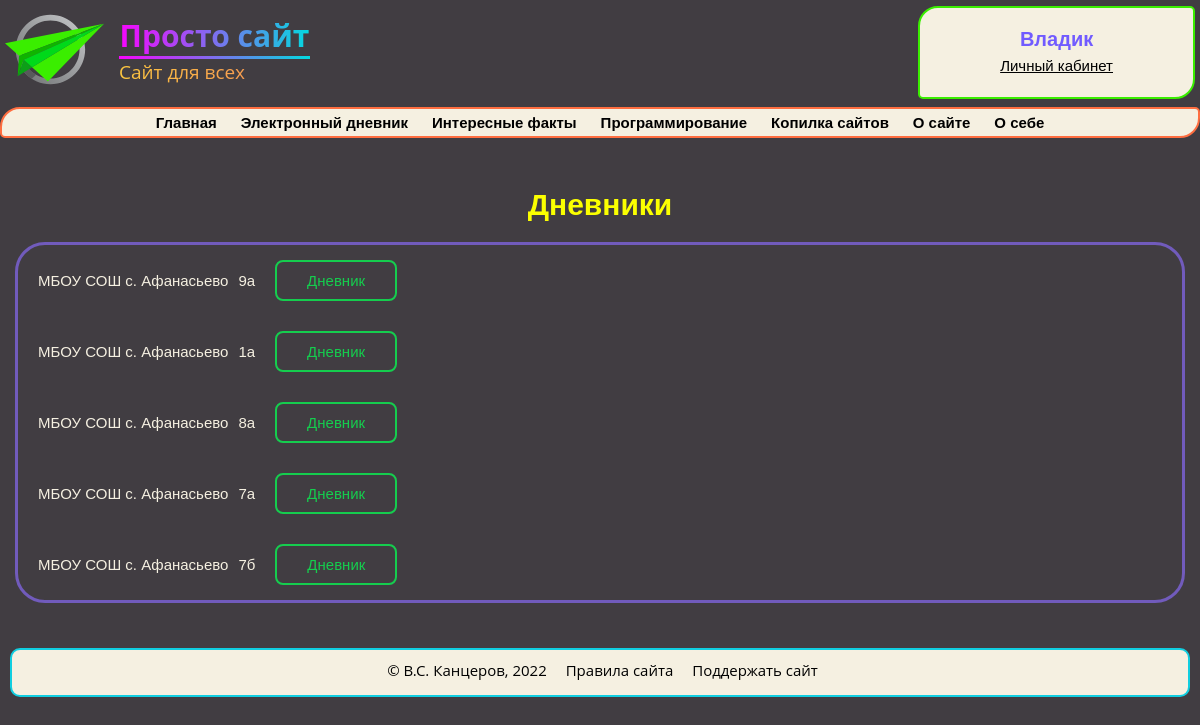
/diaries (signed in), run on an earlier commit of the app's database.
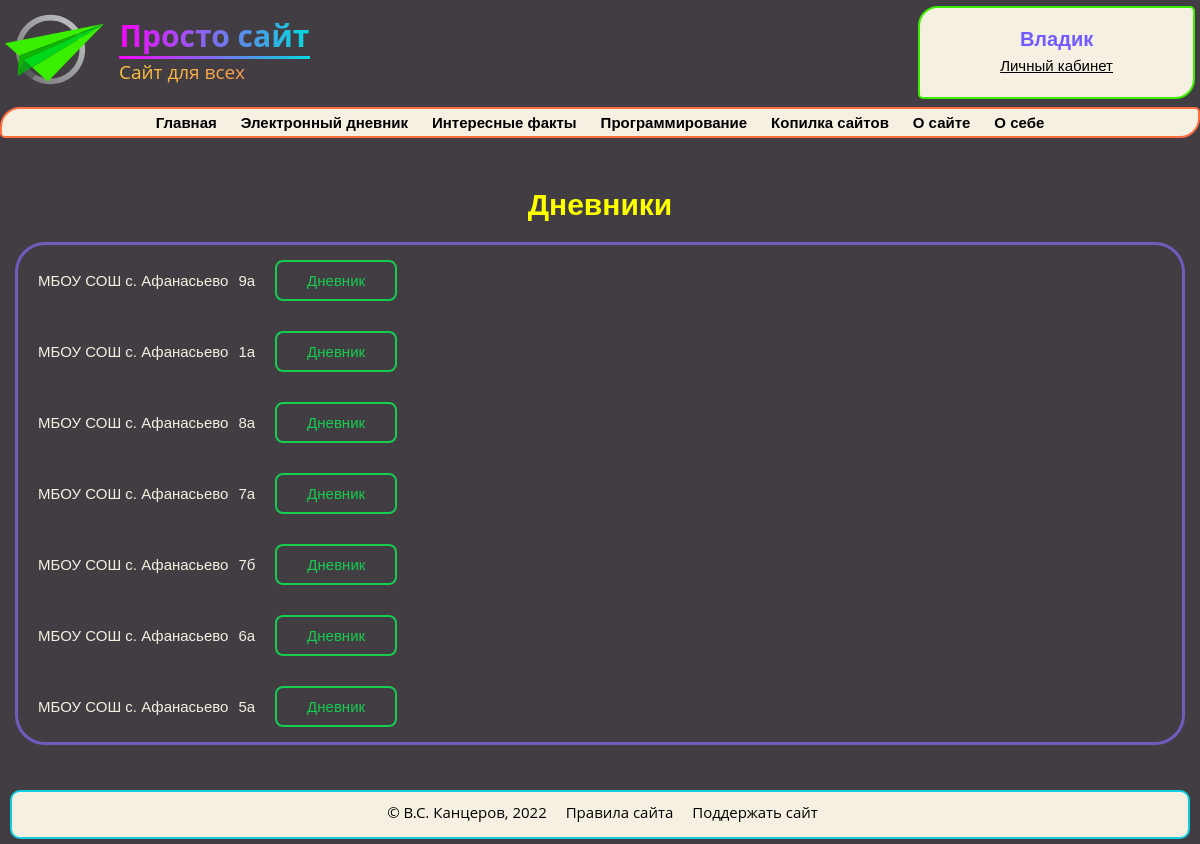
And on a later commit of the database.
### data/schools.py (models this page shows)
class School(SqlAlchemyBase, UserMixin):
    __tablename__ = 'schools'
    id = sqlalchemy.Column(sqlalchemy.Integer, primary_key=True, autoincrement=True)
    name = sqlalchemy.Column(sqlalchemy.String, nullable=False)

### data/class_n.py (models this page shows)
class Classes(SqlAlchemyBase, UserMixin):
    __tablename__ = 'class_n'
    id = sqlalchemy.Column(sqlalchemy.Integer, primary_key=True, autoincrement=True)
    name = sqlalchemy.Column(sqlalchemy.String, nullable=False)
    school_id = sqlalchemy.Column(sqlalchemy.Integer, sqlalchemy.ForeignKey("schools.id"))

### main.py (the view)
@app.route('/diaries')
def diaries():
    if current_user.is_authenticated and current_user.admin:
        db_sess = db_session.create_session()
        classes = db_sess.query(Classes).all()
        schools_classes = dict()
        for class_n in classes:
            school = db_sess.query(School).filter(School.id == class_n.school_id).first()
            if school.name in schools_classes.keys():
                schools_classes[school.name].append(class_n)
            else:
                schools_classes[school.name] = [class_n]
        print(schools_classes)
        return render_template('diaries.html', schools_classes=schools_classes)
    return abort(404)

### data/db_session.py (called while the page is built)
def create_session() -> Session:
    global __factory
    return __factory()

### main.py (called while the page is built)
@login_manager.user_loader
def load_user(user_id):
    db_sess = db_session.create_session()
    return db_sess.query(User).get(user_id)

### templates/diaries.html (shortened to what this page needs)
{% extends 'base.html' %}
{% block body %}
<h1>Дневники</h1>
<div class="personal">
    {% for key, value in schools_classes.items() %}
    {% for diary in value %}
    <div class="div-flex">
        <p>{{ key }}</p>
        <p>{{ diary.name }}</p>
        <a class="shine-button" href="/homeworks/{{diary.id}}">Дневник</a>
    </div>
    {% endfor %}
    {% endfor %}
</div>
{% endblock %}

What changed in the data, as far as the page shows it:
added Classes: {{ key }} "МБОУ СОШ с. Афанасьево", name "6а"
added Classes: {{ key }} "МБОУ СОШ с. Афанасьево", name "5а"
